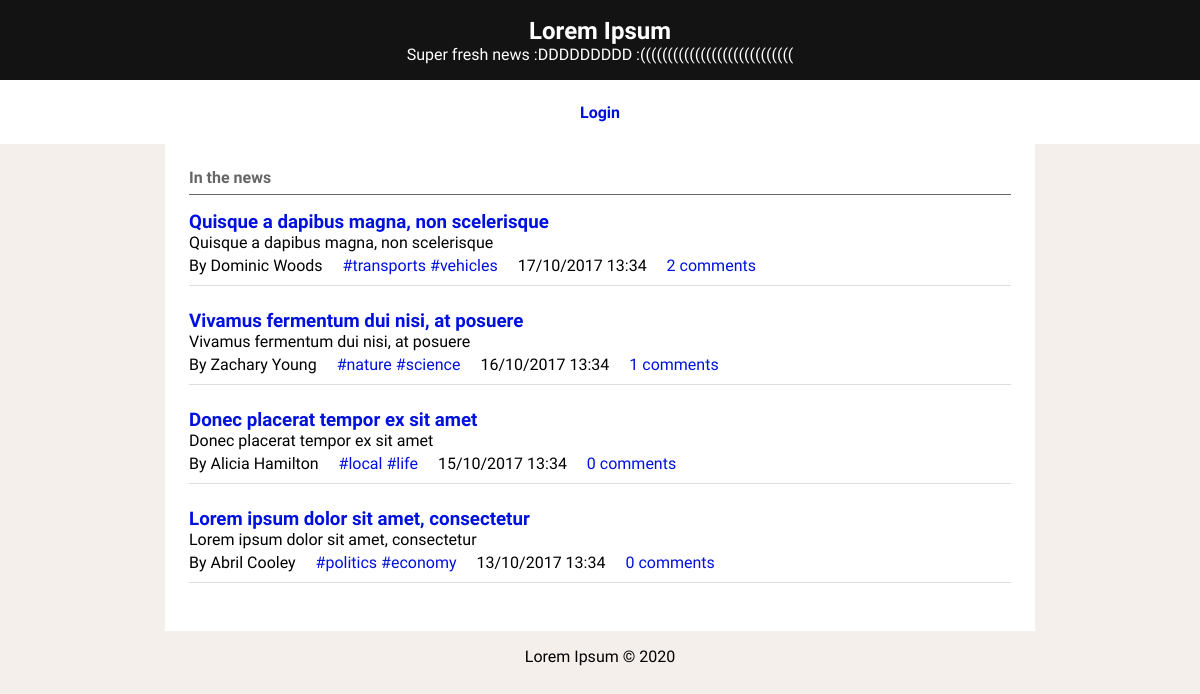
The page /exercise3/list_news.php on the database as committed earlier.
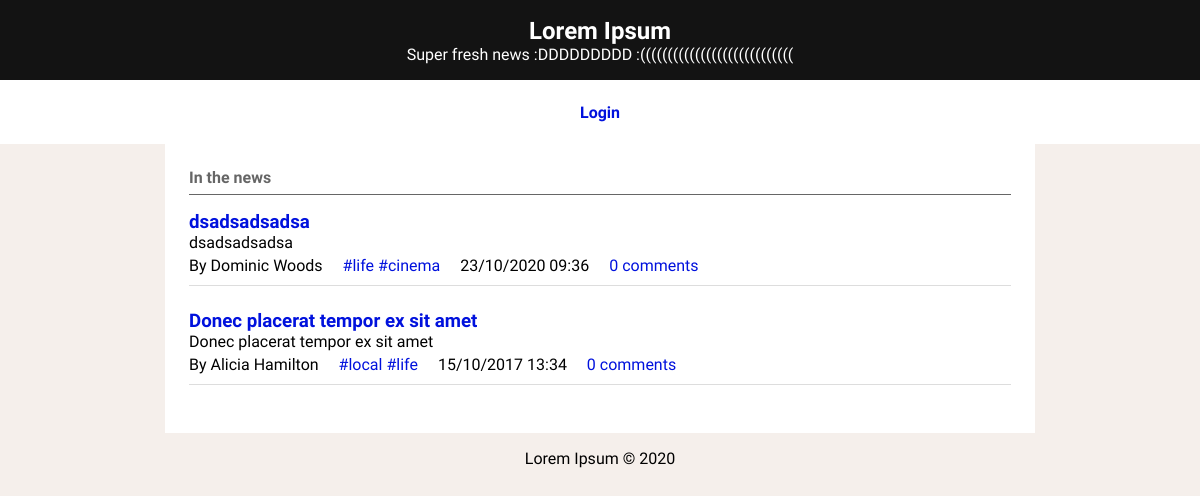
The same page on the database as committed later.
### tables this page shows
CREATE TABLE news (
  id INTEGER PRIMARY KEY,
  title VARCHAR,
  published INTEGER, -- date when the article was published in epoch format
  tags VARCHAR, -- comma separated tags
  username VARCHAR REFERENCES users, -- who wrote the article
  introduction VARCHAR,
  fulltext VARCHAR
);

### exercise3/list_news.php (called while the page is built, shortened)
<?php
    include_once('database/connection.php');
    include_once('database/news.php');
    $articles = getAllNews();
    include('templates/common/header.php');
    include('templates/news/list_news.php');
    include('templates/common/footer.php');

### exercise3/database/news.php (called while the page is built, shortened)
<?php
    function getAllNews()
    {
        global $db;
        $stmt = $db->prepare('SELECT news.*, users.name, COUNT(comments.id) AS comments FROM news
            JOIN users USING (username)
            LEFT JOIN comments ON comments.news_id = news.id
            GROUP BY news.id, users.username
            ORDER BY published DESC');
        $stmt->execute();
        return $stmt->fetchAll();
    }

### exercise3/templates/news/list_news.php (the view)
<section id="news">
    <h2>In the news</h2>
    <?php
        foreach ($articles as $article) {
            $id = $article['id'];
            $title = $article['title'];
            $published_epoch = $article['published'];
            $tags_raw = $article['tags'];
            $author = $article['name'];
            $comments = $article['comments'];
            $published = date("d/m/Y H:i", substr($published_epoch, 0, 10));
            $tags_raw = explode(',', $tags_raw);
            $tags = "";
            foreach ($tags_raw as $tag) {
                $tags = $tags . "<a href=\"?tag=$tag\">#$tag</a>";
            }
            echo "
                <article class=\"new-item\">
                    <header>
                        <h1>
                            <a href=\"news_item.php?id=$id\">$title</a>
                        </h1>
                    </header>
                    <p>$title</p>
                    <footer>
                        <span class=\"author\">$author</span>
                        <span class=\"tags\">
                            $tags
                        </span>
                        <span class=\"date\">$published</span>
                        <a class=\"comments\" href=\"news_item.php?id=$id\">$comments</a>
                    </footer>
                </article>
            ";
        }
    ?>
</section>

### exercise3/templates/common/header.php (shortened to what this page needs)
<!DOCTYPE html>
<html lang="en">
    <head>
        <link rel="stylesheet" href="./css/style.css?v=<?=time();?>" />
    </head>
    <body>
        <header>
            <h1>Lorem Ipsum</h1>
            <span>Super fresh news :DDDDDDDDD :((((((((((((((((((((((((((((</span>
        </header>
        <nav>
            <ul>
                <li>
                    <?php
                        if (!isset($_SESSION['username'])) {
                            ?>
                    <a href="login.php">Login</a>
                    <?php
                        } else {
                            ?>
                    <a href="actions/action_logout.php">Logout</a>
                    <?php
                        }
                    ?>
                </li>
        </nav>

### exercise3/templates/common/footer.php
        <footer>Lorem Ipsum &copy; 2020</footer>
    </body>
</html>

### exercise3/css/style.css (style rules this page uses)
* { margin: 0; padding: 0; box-sizing: border-box; list-style: none; font-family: 'Piazzolla', serif; }
*, button, input { border: 0; outline: none; background: none; text-decoration: none; -webkit-font-smoothing: antialiased; }
a { color: var(--links); }
html { background-color: var(--background); }
:root { --news-background: #ffffff; --background: #f5efeb; --header-background: #131313; --primary: #000000; --secondary: #666666; --links: #0011dd; }
body > header { height: 5rem; width: 100%; background-color: var(--header-background); display: flex; flex-direction: column; justify-content: center; align-items: center; }
body > header h1 { color: white; font-size: 1.5rem; }
body > header span { color: white; }
#news, #edit-news, #login { margin: auto; background-color: var(--news-background); width: 72.5%; padding: 1.5rem; }
#news h2, #edit-news h2, #login h2 { font-size: 1rem; color: var(--secondary); position: relative; margin-bottom: 0.5rem; }
#news h2::after, #edit-news h2::after, #login h2::after { content: ''; position: absolute; bottom: -0.5rem; left: 0; height: 1px; width: 100%; background-color: var(--secondary); }
.new-item { margin: 1.5rem 0; }
.new-item { padding-bottom: 10px; border-bottom: 1px solid #dddddd; }
.new-item footer { margin-top: 0.25rem; }
.new-item span.author::before { content: 'By '; }
.new-item a.comments::after { content: ' comments'; }
.new-item footer span.tags a:not(:last-child) { margin-right: 0.25rem; }
.new-item footer span:not(:last-child) { margin-right: 1rem; }
body > footer { padding: 1rem; display: flex; justify-content: center; align-items: center; }
body > nav { background-color: white; height: 4rem; padding: 1rem; display: flex; justify-content: center; align-items: center; }
body > nav ul { display: flex; }
body > nav a { font-weight: bold; }

Rows that differ between the two databases and show on the page:
removed news: title "Quisque a dapibus magna, non scelerisque", author "Dominic Woods", tags "transports vehicles", published "17/10/2017 13:34", comments "2"
removed news: title "Vivamus fermentum dui nisi, at posuere", author "Zachary Young", tags "nature science", published "16/10/2017 13:34", comments "1"
removed news: title "Lorem ipsum dolor sit amet, consectetur", author "Abril Cooley", tags "politics economy", published "13/10/2017 13:34", comments "0"
added news: title "dsadsadsadsa", author "Dominic Woods", tags "life cinema", published "23/10/2020 09:36", comments "0"
